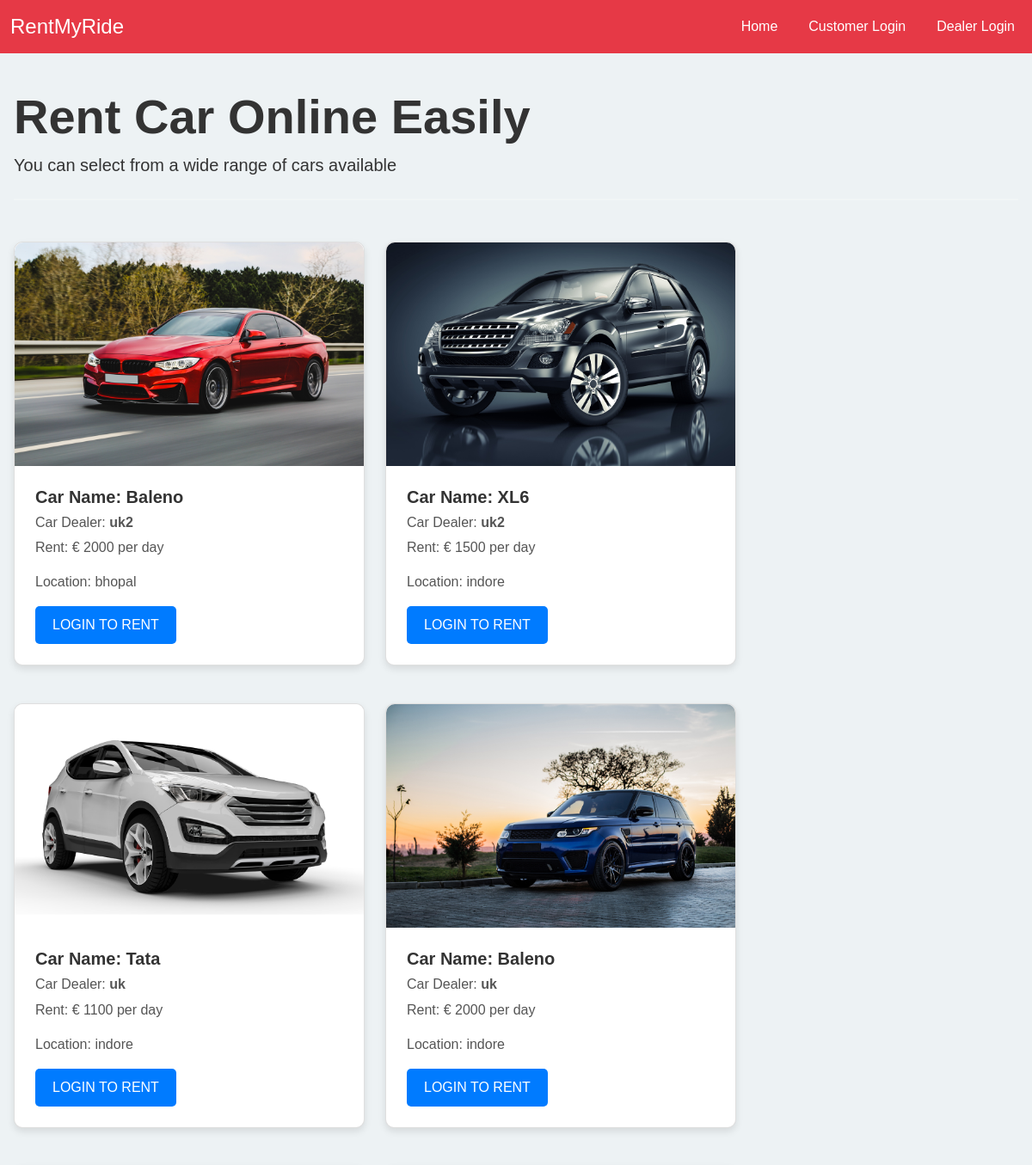
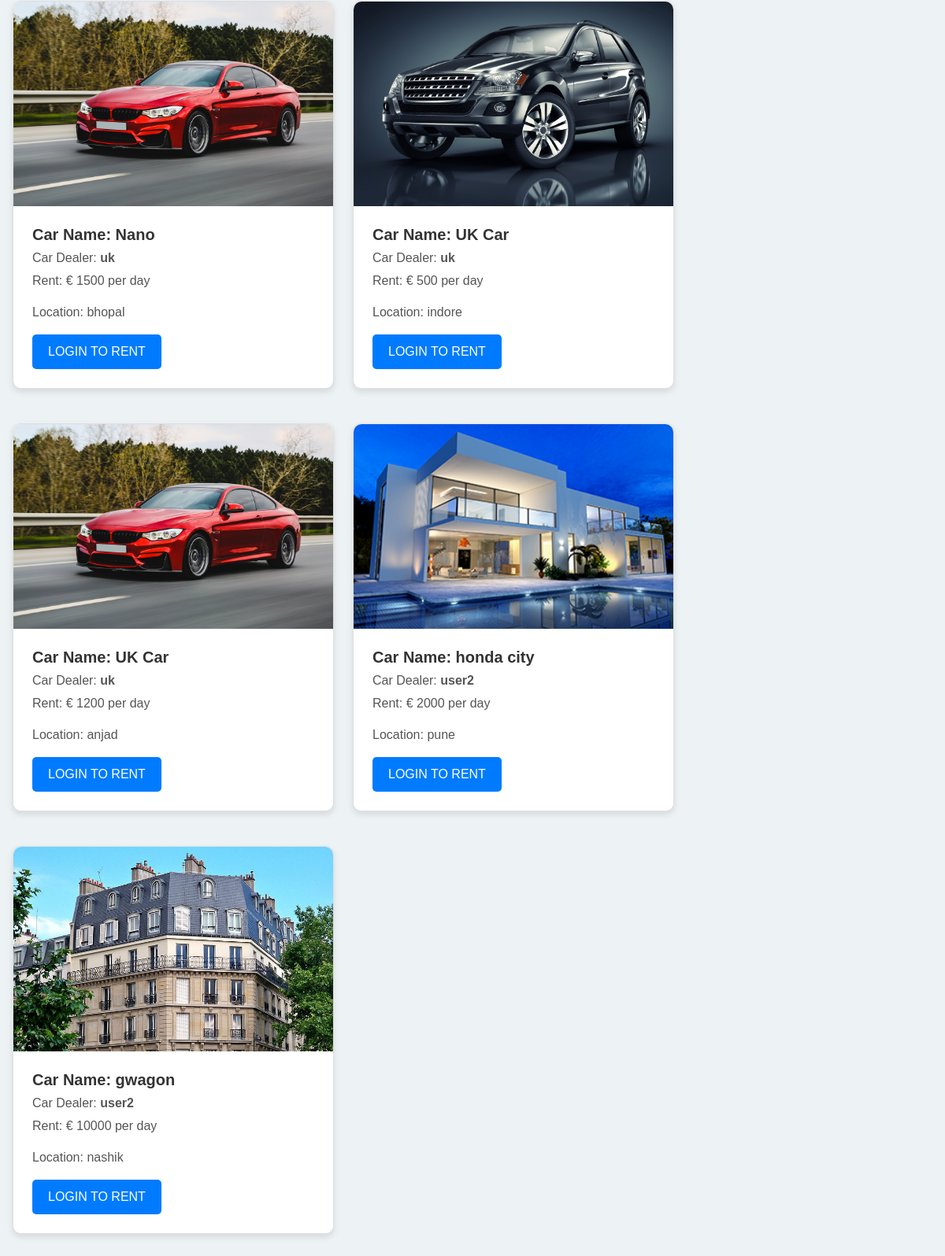
The app's page /, older data (2 pictures, top to bottom).
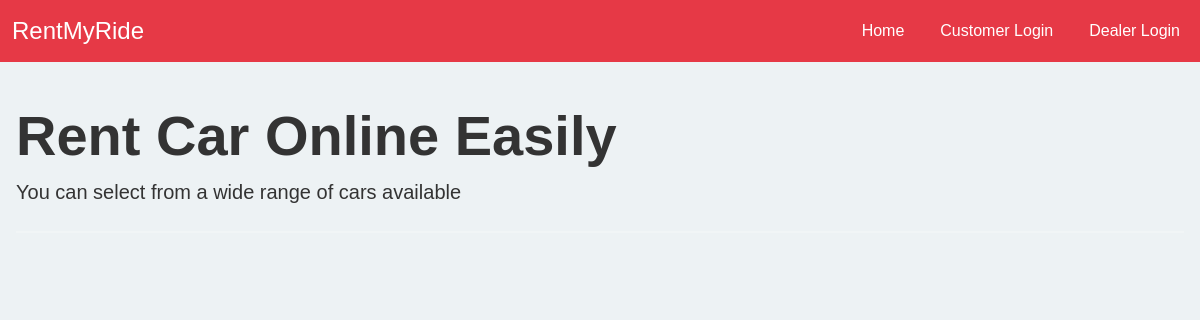
The same page, newer data.
### home/models.py (models this page shows, shortened)
class Car(models.Model):
    name = models.CharField(max_length=50)
    image = models.ImageField(upload_to="")
    car_dealer = models.ForeignKey(CarDealer, on_delete=models.PROTECT)
    capacity = models.CharField(max_length=2)
    location = models.ForeignKey(Location, on_delete=models.SET_NULL, null=True)
    is_available = models.BooleanField(default=True)
    rent = models.CharField(max_length=10, blank=True)

class CarDealer(models.Model):
    car_dealer = models.OneToOneField(User, on_delete=models.CASCADE)
    phone = models.CharField(validators = [MinLengthValidator(10), MaxLengthValidator(10)], max_length = 10)
    location = models.ForeignKey(Location, on_delete=models.SET_NULL, null=True)
    earnings = models.IntegerField(default = 0)
    type = models.CharField(max_length = 20, blank = True)
    def __str__(self):
        return str(self.car_dealer)

class Location(models.Model):
    city = models.CharField(max_length = 50)

### home/views.py (the view)
# urls.py: path("", views.index, name="index"),
def index(request):
    cars = Car.objects.all()
    return render(request,"index.html",{'cars':cars})

### home/templates/index.html (shortened to what this page needs)
{% extends "base.html" %}
{% block body %}
<div class="container mt-4">
    <div>
        <h1 class="display-4" >
            Rent Car Online Easily
        </h1>
        <p style="color: #333" class="lead">You can select from a wide range of cars available</p>
        <hr style="background-color: black; color: #333;" class="my-4">
    </div>
    <div class="row mt-4">
        {% for car in cars %}
        <div class="col-sm-4 mt-4" style="width: 27rem;">
            <div class="card">
                <img src="/media/{{car.image}}" alt="Car image cap" class="card-img-top" height="260px">
                <div class="card-body">
                    <h5 class="car-title">Car Name: {{car.name}}</h5>
                    <h6 class="card-text">Car Dealer: <b>{{car.car_dealer}}</b></h6>
                    <p class="card-text">Rent: € {{car.rent}} per day</p>
                    <p class="card-text">Location: {{car.location.city}}</p>
                    <a href="/customer_login/" class="btn btn-primary">Login to rent</a>
                </div>
            </div>
        </div>
        {% endfor %}
    </div>
</div>
{% endblock body %}

Row changes from the older to the newer data that the page shows:
removed Car: image (picture), name "Baleno", car_dealer "uk2", rent "2000", location.city "bhopal"
removed Car: image (picture), name "XL6", car_dealer "uk2", rent "1500", location.city "indore"
removed Car: image (picture), name "Tata", car_dealer "uk", rent "1100", location.city "indore"
removed Car: image (picture), name "Baleno", car_dealer "uk", rent "2000", location.city "indore"
removed Car: image (picture), name "Nano", car_dealer "uk", rent "1500", location.city "bhopal"
removed Car: image (picture), name "UK Car", car_dealer "uk", rent "500", location.city "indore"
removed Car: image (picture), name "UK Car", car_dealer "uk", rent "1200", location.city "anjad"
removed Car: image (picture), name "honda city", car_dealer "user2", rent "2000", location.city "pune"
removed Car: image (picture), name "gwagon", car_dealer "user2", rent "10000", location.city "nashik"
